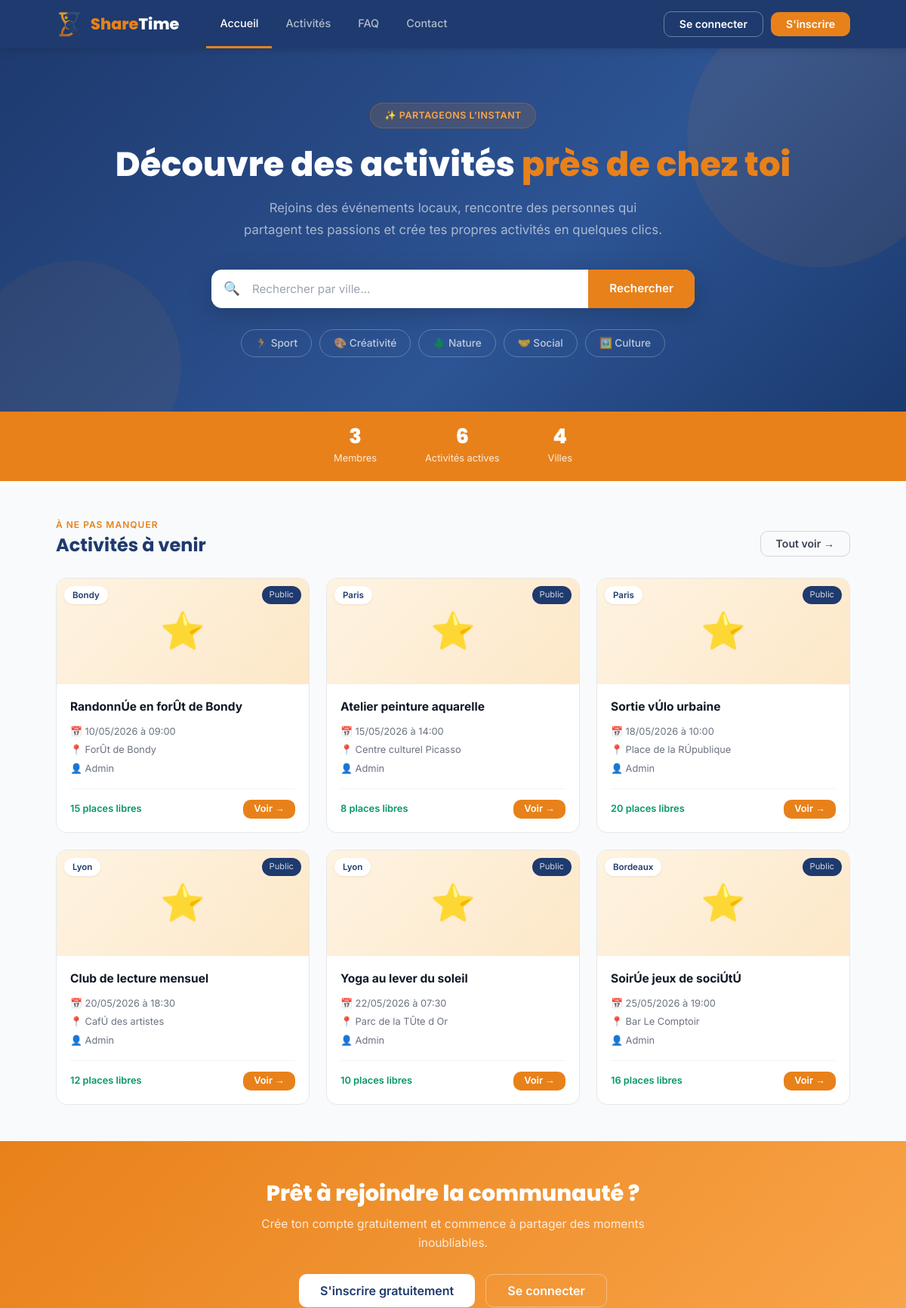
The app's page /public/index.php (upper part), older data.
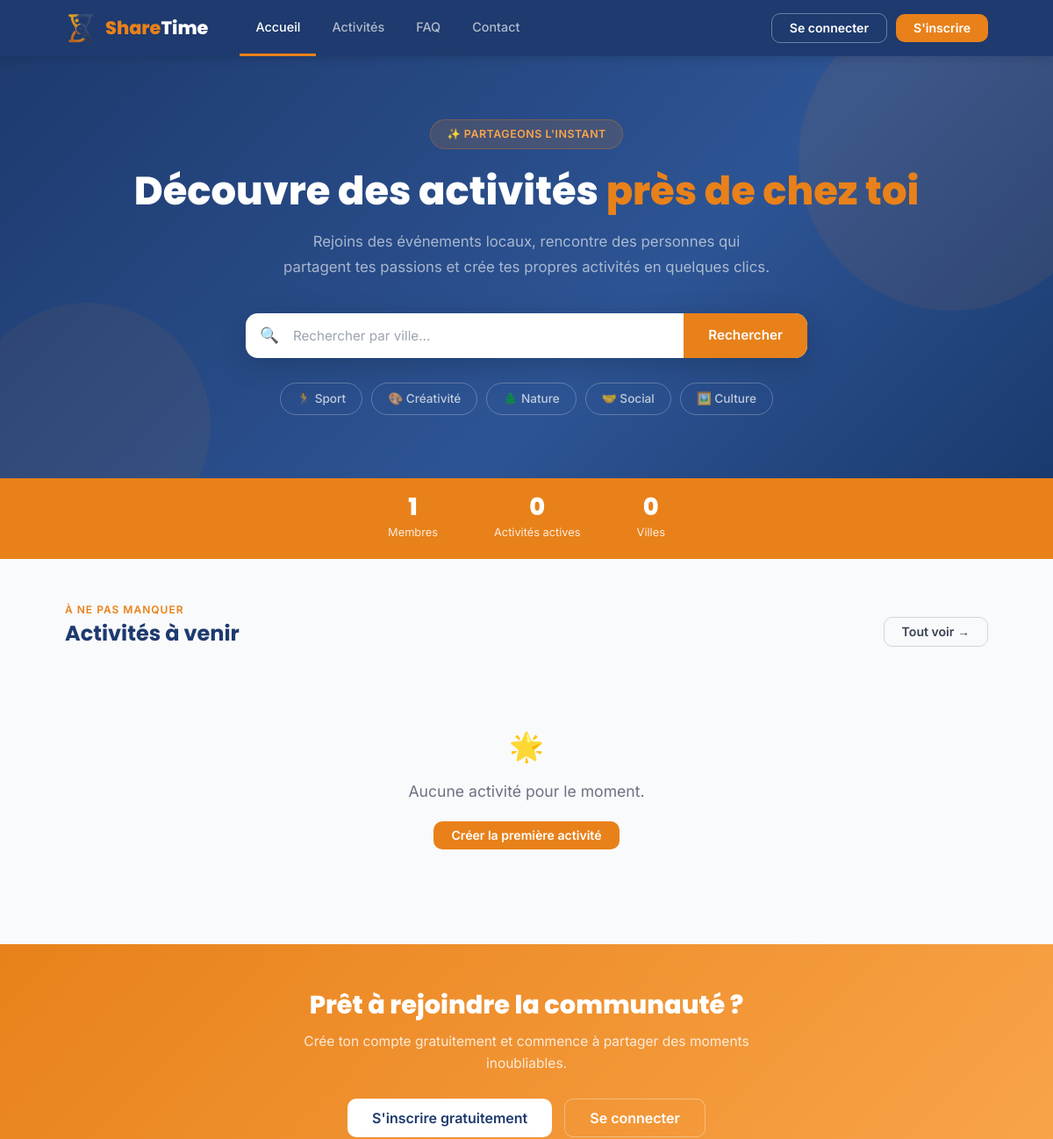
The same page, newer data.
### tables this page shows
CREATE TABLE `activities` (
  `idactivities` int(11) NOT NULL AUTO_INCREMENT,
  `creator_id` int(11) NOT NULL,
  `title` varchar(150) NOT NULL,
  `description` text NOT NULL,
  `photo` varchar(255) DEFAULT NULL,
  `location` varchar(255) DEFAULT NULL,
  `city` varchar(100) DEFAULT NULL,
  `start_time` datetime NOT NULL,
  `end_time` datetime NOT NULL,
  `max_participants` int(11) NOT NULL,
  `visibility` enum('publique','privee') DEFAULT 'publique',
  `category` varchar(20) NOT NULL DEFAULT 'autre',
  `status` enum('active','annulee','terminee') DEFAULT 'active',
  `liste_attente_active` tinyint(1) DEFAULT 0,
  `rappel_actif` tinyint(1) DEFAULT 0,
  `conditions` text DEFAULT NULL,
  `created_at` datetime DEFAULT current_timestamp(),
  PRIMARY KEY (`idactivities`),
  KEY `idx_act_status` (`status`),
  KEY `idx_act_category` (`category`),
  KEY `idx_act_creator` (`creator_id`),
  KEY `idx_act_city` (`city`(50)),
  CONSTRAINT `activities_ibfk_1` FOREIGN KEY (`creator_id`) REFERENCES `users` (`idusers`)
);

CREATE TABLE `users` (
  `idusers` int(11) NOT NULL AUTO_INCREMENT,
  `nom` varchar(100) NOT NULL,
  `prenom` varchar(100) NOT NULL,
  `pseudo` varchar(50) DEFAULT NULL,
  `email` varchar(150) NOT NULL,
  `email_verified` tinyint(1) NOT NULL DEFAULT 0,
  `mot_de_passe` varchar(255) NOT NULL,
  `ville` varchar(100) DEFAULT NULL,
  `bio` text DEFAULT NULL,
  `photo_profil` varchar(255) DEFAULT NULL,
  `note_moyenne` float DEFAULT 0,
  `role` enum('utilisateur','admin','owner') NOT NULL DEFAULT 'utilisateur',
  `is_banned` tinyint(1) NOT NULL DEFAULT 0,
  `date_naissance` date DEFAULT NULL,
  `cgu_acceptees` tinyint(1) NOT NULL DEFAULT 0,
  `cgu_version` varchar(20) DEFAULT NULL,
  `date_creation` datetime DEFAULT current_timestamp(),
  PRIMARY KEY (`idusers`),
  UNIQUE KEY `email` (`email`),
  KEY `idx_users_email` (`email`)
);

### app/models/Activity.php (called while the page is built, shortened)
<?php
class Activity {
    private $pdo;
    public function __construct($pdo) {
        $this->pdo = $pdo;
    }
    public function getAll($city = '', $user_id = null, $category = '', $status_filter = '', $title = '', $page = 0, $per_page = 0) {
        $params = [];
        if ($user_id) {
            $visibility_clause = "(a.visibility = 'publique' OR a.creator_id = :user_id)";
            $params['user_id'] = (int)$user_id;
        } else {
            $visibility_clause = "a.visibility = 'publique'";
        }
        $sql = "SELECT a.*, u.prenom, u.nom, u.pseudo,
                       COALESCE(r_count.nb_inscrits, 0) AS nb_inscrits
                FROM activities a
                JOIN users u ON u.idusers = a.creator_id
                LEFT JOIN (
                    SELECT activity_id, COUNT(*) AS nb_inscrits
                    FROM registrations WHERE status = 'inscrit'
                    GROUP BY activity_id
                ) r_count ON r_count.activity_id = a.idactivities
                WHERE {$visibility_clause}";
        if ($status_filter !== '') {
            $sql .= " AND a.status = :status_filter";
            $params['status_filter'] = $status_filter;
        }
        $sql .= " ORDER BY a.start_time ASC";
        if ($per_page > 0 && $page > 0) {
            $offset = ($page - 1) * $per_page;
            $sql .= " LIMIT " . (int)$per_page . " OFFSET " . (int)$offset;
        }
        $stmt = $this->pdo->prepare($sql);
        $stmt->execute($params);
        return $stmt->fetchAll();
    }
}

### public/pages/home.php (the view, shortened to what the changed rows need)
<?php
$home_stats = $pdo->query("
    SELECT
        (SELECT COUNT(*) FROM users) AS nb_users,                                       -- nombre total de membres inscrits
        (SELECT COUNT(*) FROM activities WHERE status = 'active') AS nb_activities,     -- activités ouvertes aux inscriptions
        (SELECT COUNT(DISTINCT city) FROM activities WHERE city != '') AS nb_cities     -- nombre de villes différentes représentées
")->fetch();
$nb_users      = $home_stats['nb_users'];
$nb_activities = $home_stats['nb_activities'];
$nb_cities     = $home_stats['nb_cities'];
?>
<main>
<section class="hero">
    <div class="container hero-content">
        <div class="hero-badge">✨ Partageons l'instant</div>
        <h1>Découvre des activités <span>près de chez toi</span></h1>
        <p class="hero-subtitle">
            Rejoins des événements locaux, rencontre des personnes qui partagent tes passions
            et crée tes propres activités en quelques clics.
        </p>
        <form class="search-bar" action="/sharetime/public/" method="get">
            <div class="search-bar-icon">🔍</div>
            <input type="text" name="city" placeholder="Rechercher par ville...">
            <button type="submit" class="btn btn-orange">Rechercher</button>
        </form>
        <div class="hero-chips">
            <?php foreach ($CATEGORY_MAP as $val => [$emoji, , $label]): if ($val === 'autre') continue; ?>
            <a href="/sharetime/public/?page=activites&category=<?= $val ?>" class="chip"><?= $emoji ?> <?= $label ?></a>
            <?php endforeach; ?>
        </div>
    </div>
</section>
<div class="stats-band">
    <div class="container">
        <div class="stat-item">
            <span class="stat-number"><?= $nb_users ?></span>
            <span class="stat-label">Membres</span>
        </div>
        <div class="stat-item">
            <span class="stat-number"><?= $nb_activities ?></span>
            <span class="stat-label">Activités actives</span>
        </div>
        <div class="stat-item">
            <span class="stat-number"><?= $nb_cities ?></span>
            <span class="stat-label">Villes</span>
        </div>
    </div>
</div>
<section class="section">
    <div class="container">
        <div class="section-header">
            <div>
                <p class="section-eyebrow">À ne pas manquer</p>
                <h2 class="section-title">Activités à venir</h2>
            </div>
            <a href="/sharetime/public/?page=activites" class="btn btn-outline-navy">Tout voir →</a>
        </div>
        <?php if (empty($activities)): ?>
            <div style="text-align:center; padding:60px 0; color:var(--gray-500);">
                <p style="font-size:2rem; margin-bottom:12px;">🌟</p>
                <p style="font-size:1.1rem; margin-bottom:8px;">Aucune activité pour le moment.</p>
                <a href="/sharetime/public/?page=creer" class="btn btn-orange" style="margin-top:12px;">
                    Créer la première activité
                </a>
            </div>
        <?php else: ?>
            <div class="cards-grid">
                <?php
                foreach ($activities as $a):
                    $cat    = $CATEGORY_MAP[$a['category']] ?? $CATEGORY_MAP['autre'];
                    $places = $a['max_participants'] - $a['nb_inscrits'];
                    $start  = new DateTime($a['start_time']);
                    $auteur = $a['pseudo'] ?: $a['prenom'];
                ?>
                <a href="/sharetime/public/?page=detail&id=<?= $a['idactivities'] ?>" class="activity-card">
                    <?php if (!empty($a['photo'])): ?>
                    <div class="card-image" style="background-image:url('/sharetime/public/uploads/activites/<?= htmlspecialchars($a['photo']) ?>');background-size:cover;background-position:center;">
                    <?php else: ?>
                    <div class="card-image <?= $cat[1] ?>">
                        <?= $cat[0] ?>
                    <?php endif; ?>
                        <span class="card-badge"><?= htmlspecialchars($a['city']) ?></span>
                        <span class="card-badge-vis"><?= $a['visibility'] === 'publique' ? 'Public' : 'Privé' ?></span>
                    </div>
                    <div class="card-body">
                        <div class="card-title"><?= htmlspecialchars($a['title']) ?></div>
                        <div class="card-meta">
                            <span>📅 <?= $start->format('d/m/Y à H:i') ?></span>
                            <span>📍 <?= htmlspecialchars($a['location']) ?></span>
                            <span>👤 <?= htmlspecialchars($auteur) ?></span>
                        </div>
                        <div class="card-footer">
                            <?php if ($places <= 0): ?>
                                <span class="places-full">Complet</span>
                            <?php elseif ($places <= 2): ?>
                                <span class="places-few"><?= $places ?> place(s)</span>
                            <?php else: ?>
                                <span class="places-ok"><?= $places ?> places libres</span>
                            <?php endif; ?>
                            <span class="btn btn-sm btn-orange">Voir →</span>
                        </div>
                    </div>
                </a>
                <?php endforeach; ?>
            </div>
        <?php endif; ?>
    </div>
</section>
<?php if (!isset($_SESSION['user'])): ?>
<section class="cta-band">
    <div class="container">
        <h2>Prêt à rejoindre la communauté ?</h2>
        <p>Crée ton compte gratuitement et commence à partager des moments inoubliables.</p>
        <div class="cta-actions">
            <a href="/sharetime/public/?page=inscription" class="btn btn-white btn-lg">S'inscrire gratuitement</a>
            <a href="/sharetime/public/?page=connexion" class="btn btn-outline btn-lg">Se connecter</a>
        </div>
    </div>
</section>
<?php endif; ?>
</main>

Row changes from the older to the newer data that the page shows:
removed activities: category "⭐", city "Bondy", visibility "Public", title "RandonnÚe en forÛt de Bondy", start_time "10/05/2026 à 09:00", location "ForÛt de Bondy", creator.pseudo "Admin", max_participants "15"
removed activities: category "⭐", city "Paris", visibility "Public", title "Atelier peinture aquarelle", start_time "15/05/2026 à 14:00", location "Centre culturel Picasso", creator.pseudo "Admin", max_participants "8"
removed activities: category "⭐", city "Paris", visibility "Public", title "Sortie vÚlo urbaine", start_time "18/05/2026 à 10:00", location "Place de la RÚpublique", creator.pseudo "Admin", max_participants "20"
removed activities: category "⭐", city "Lyon", visibility "Public", title "Club de lecture mensuel", start_time "20/05/2026 à 18:30", location "CafÚ des artistes", creator.pseudo "Admin", max_participants "12"
removed activities: category "⭐", city "Lyon", visibility "Public", title "Yoga au lever du soleil", start_time "22/05/2026 à 07:30", location "Parc de la TÛte d Or", creator.pseudo "Admin", max_participants "10"
removed activities: category "⭐", city "Bordeaux", visibility "Public", title "SoirÚe jeux de sociÚtÚ", start_time "25/05/2026 à 19:00", location "Bar Le Comptoir", creator.pseudo "Admin", max_participants "16"
Text that changed along with them:
$nb_users: "3" → "1"
$nb_activities: "6" → "0"
$nb_cities: "4" → "0"
text now shown: "🌟 Aucune activité pour le moment. Créer la première activité"
